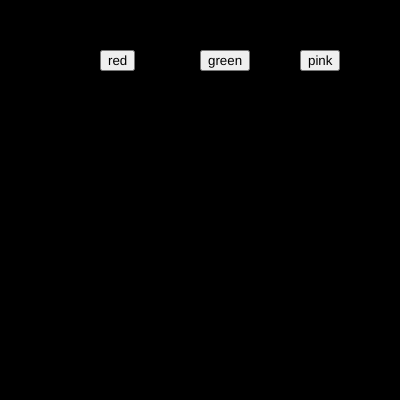
Frame 1 (no input)
Frame 60 (no input): identical to frame 1, image omitted
Frame 120 (the mouse pressed at the canvas centre since frame 60): identical to frame 1, image omitted

The p5.js sketch that drew this single still picture (run headless with seeded random() and noise() and a simulated clock; from frame 60 on, the mouse is pressed at the canvas centre):

// p5.js sketch
// ── sketch.js
var btn_red;
var btn_green;
var pinkb;
var r = 0;
var g = 0;
var b = 0;
var p = 0;

function setup() {
  createCanvas(400, 400); 
  btn_red=createButton("red") ;
  btn_red.position(100,50);
  btn_red.mousePressed(red_bg);

  btn_green=createButton("green") ;
  btn_green.position(200,50);
  btn_green.mousePressed(green_bg);

  pinkb=createButton("pink") ;
  pinkb.position(300,50);
  pinkb.mousePressed(pink_bg);

}

function draw() {
  background(r,g,b);

}

function red_bg()
{
  r=255;
  g=0;
  b=0;
}
function green_bg()
{
  r=0;
  g=255;
  b=0;
}
function pink_bg()
{
  r=0;
  g=0;
  b=0;
  p=255;
}
